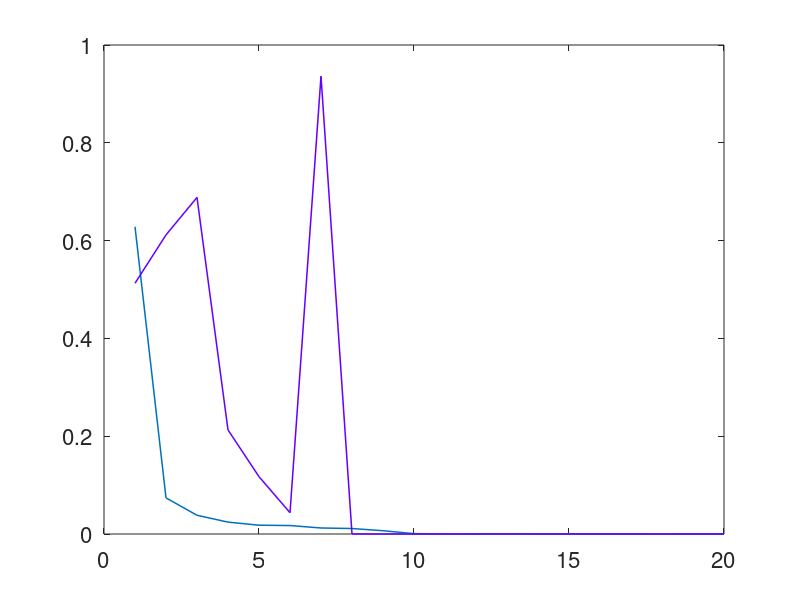

The MATLAB source for this figure: (Note: this script raises an error after producing the figure.)
%% Clear Everything %%

clear all ;
close all ;
clc ;



%% Load The Data File %%

load('history_InceptionV3_MATLAB.csv') ; 



%% Line Plot (Loss) %%

% nTotal No. of Frames %
nEpochs = size(history_InceptionV3_MATLAB, 1) ; 

% x-vector %
x = linspace(1,nEpochs,nEpochs) ;

%%% Loss Scores %%% 
figure('DefaultAxesFontSize',16) 
plot(x, history_InceptionV3_MATLAB(:, 1), 'Color',[0 0.4470 0.7410], 'LineWidth', 1.1) ;  
hold on ;
plot(x, history_InceptionV3_MATLAB(:, 3), 'Color','#6600FF', 'LineWidth', 1.1) ;
yline(0.0) ;
l = legend('Training','Validation') ;
set(l,'Interpreter','latex','FontSize',18) ;
ylabel('Loss','Interpreter','latex','FontSize',20) ;
xlabel('No. of Epochs','Interpreter','latex','FontSize',20) ;
xlim([1 nEpochs]) ;
ylim([-0.05 0.98])
title('Loss v/s No. of Epochs for InceptionV3','Interpreter','latex','FontSize',25) ;
set(gca, 'YGrid', 'on', 'XGrid', 'off') ;
set(gca,'TickLabelInterpreter','latex','FontSize',20) ;



%% Line Plot (Accuracy) %%

%%% Accuracy Scores %%% 
figure('DefaultAxesFontSize',16) 
plot(x, history_InceptionV3_MATLAB(:, 2), 'Color',[0 0.4470 0.7410],'LineWidth', 1.1) ;  
hold on ;
plot(x, history_InceptionV3_MATLAB(:, 4), 'Color','#6600FF', 'LineWidth', 1.1) ;
yline(1.0) ;
l = legend('Training','Validation','Location','southeast') ;
set(l,'Interpreter','latex','FontSize',18) ;
ylabel('Accuracy','Interpreter','latex','FontSize',20) ;
xlabel('No. of Epochs','Interpreter','latex','FontSize',20) ;
xlim([1 nEpochs]) ;
ylim([0.78 1.01])
title('Accuracy v/s No. of Epochs for InceptionV3','Interpreter','latex','FontSize',25) ;
set(gca, 'YGrid', 'on', 'XGrid', 'off') ;
set(gca,'TickLabelInterpreter','latex','FontSize',20) ;


